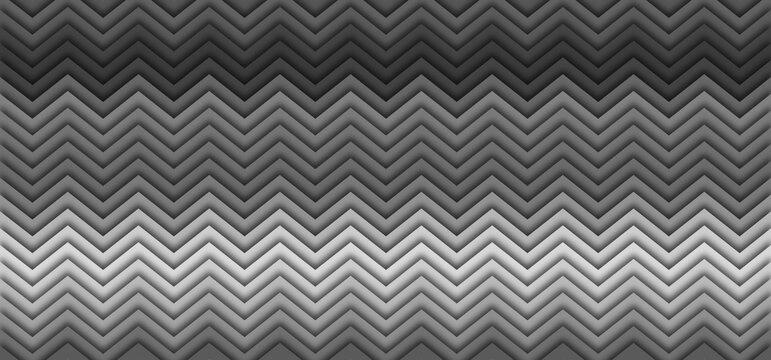
#> input picture LAB/MachineIntelligence/Cycle-1/converted_image.jpg, 771 x 360 px, found by its file name
$ python '5 Histogram Equalization.py'
#> lines starting #> are read from the running program, lines starting #| are printed output that depends on the picture
# Apply histogram equalization on an image and display the resultant image.

import cv2
import matplotlib.pyplot as plt

def apply_histogram_equalization(image_path):
    # image in grayscale
    img = cv2.imread(image_path, cv2.IMREAD_GRAYSCALE)
#> img is the input picture: shape (360, 771); min 0, max 252, mean 104.8
    # Applying histogram equalization
    equalized_img = cv2.equalizeHist(img)
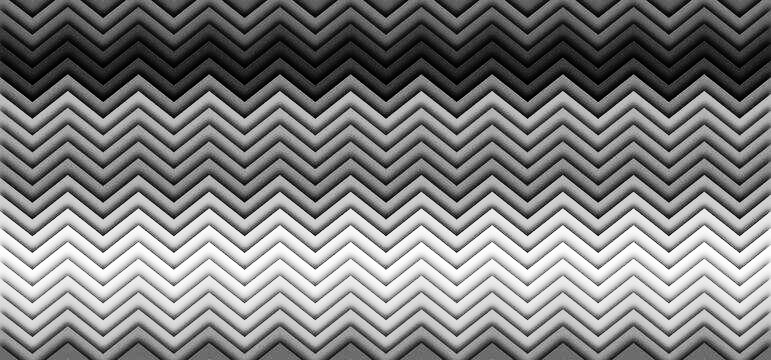
#> equalized_img: shape (360, 771); min 0, max 255, mean 128.4
    # Display
    plt.subplot(1, 2, 1)
    plt.imshow(img, cmap='gray')
    plt.title('Original Image')
    plt.subplot(1, 2, 2)
    plt.imshow(equalized_img, cmap='gray')
    plt.title('Equalized Image')
    plt.show()
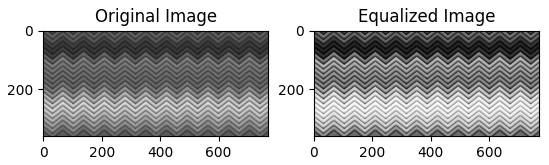
#> figure drawn by matplotlib, 2 panels
# Main
input_image_path = "LAB\MachineIntelligence\Cycle-1\converted_image.jpg"
apply_histogram_equalization(input_image_path)
